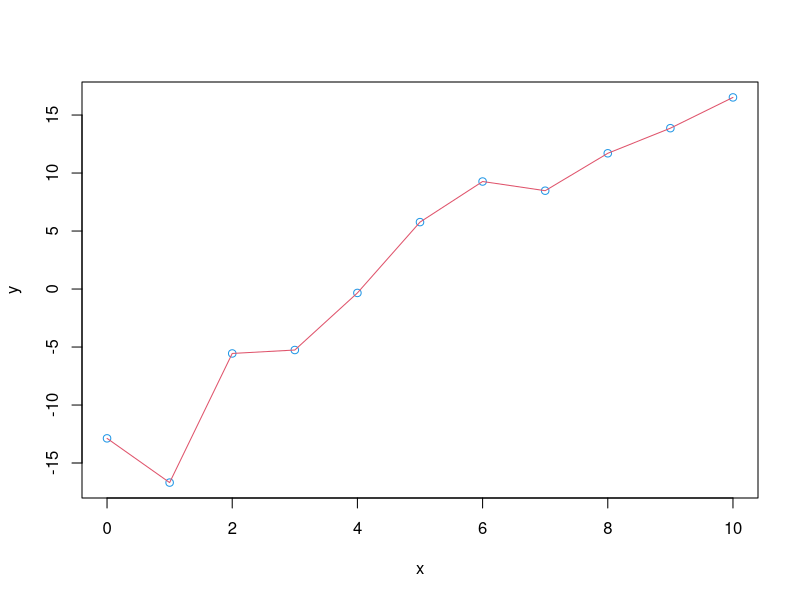

Write R code to recreate this figure.
x11()

set.seed(280870)

x <- 0:10
y <- x*3 - 12 + rnorm(length(x), 0, 3)

plot (x, y, col=4)
lines(x, y, col=2)

# wait for mouse click or enter pressed
z <- locator(1)
